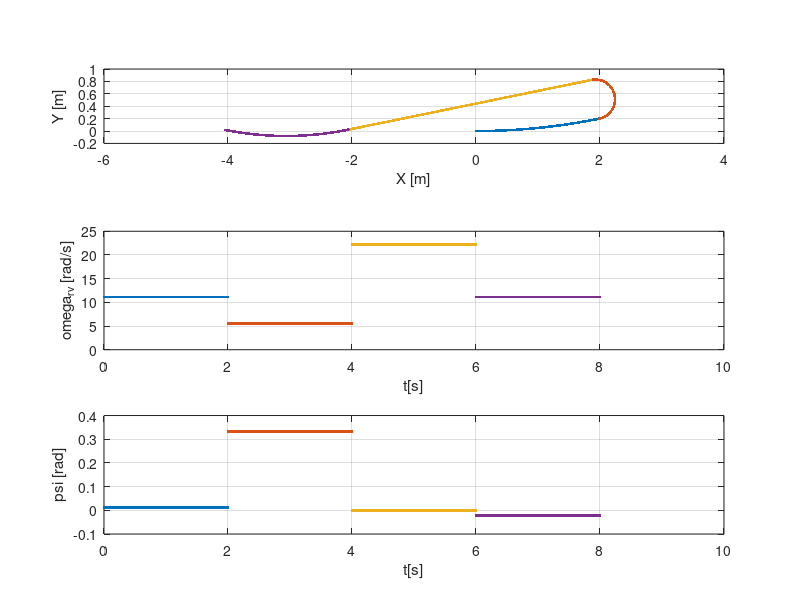

This chart was generated by the following MATLAB code:
%% Car-like mobile robot
clear all; clc; 
rw = 0.09; % wheels radius
l = 0.11; %distance between wheels

% Reference values
v = [1, 0.5, 2, 1]; 
w = [0.1, pi/2, 0, -0.2 ]; 

% Initial conditions
x = 0;
y = 0;
theta = 0;

% Simulation parameters
dt = 0.001; 
T = 2;

figure; 
subplot(311); hold on; grid on; box on; daspect([1 1 1]);
subplot(312); hold on; grid on; box on; 
subplot(313); hold on; grid on; box on; 
for j=1:length(v)
    % Inverse Kinematics; Calculate rear wheels angular velocities and 
    % steering orientation based on reference linear and angular 
    % velocities of the robot 
    wrv = v(j)/rw;
    psi = atan(l*w(j)/v(j));
    n = 1;
    for i=0:dt:T
        % Forward Kinematics and Odometry; Update robot position and 
        % orientation based on and angular velocity of rear wheels and 
        % steering orientation 
        vx = rw * cos(theta)* wrv;
        vy = rw * sin(theta)* wrv;
        w_real = rw/l * tan(psi) * wrv;

        x = x + vx*dt;
        y = y + vy*dt;
        theta = theta + w_real*dt;

        % Save data for display
        X(n) = x; Y(n) = y; Theta(n) = theta;
        WRV(n) = wrv; PSI(n) = psi;
        n = n+1;
    end
    subplot(311); plot(X, Y, '.'); xlabel("X [m]"); ylabel("Y [m]")
    subplot(312); plot((j-1)*T+(1:(n-1))*dt, WRV, '.'); xlabel("t[s]"); ylabel("\omega_{rv} [rad/s]"); ylim([0 25])
    subplot(313); plot((j-1)*T+(1:(n-1))*dt, PSI, '.'); xlabel("t[s]");  ylabel("\psi [rad]")
end